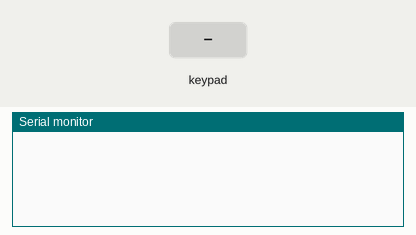
Simulated run of this sketch. Board: Arduino Uno, built with avr-gcc and run on an emulated ATmega328P. Parts: the last lines printed to the serial monitor. Inputs (shaded band) come from the test bench.

Above: at 1.2 s.
1.3 s: key '1' pressed
At 1.6 s:
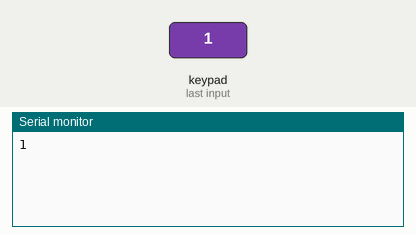
2.8 s: keypad keys 0 1 2 3 # pressed 0.4 s apart
At 5.4 s:
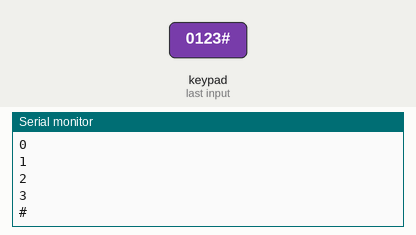
6.3 s: key '*' pressed
At 6.8 s:
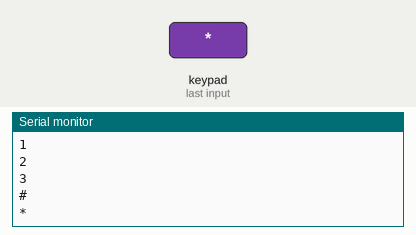
7.8 s: keypad keys 4 5 6 pressed 0.4 s apart
At 9.6 s:
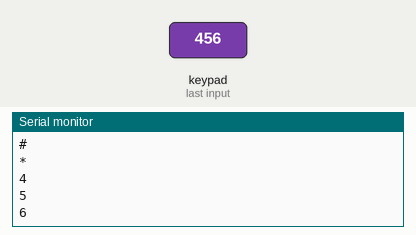
Timing chart, 0 to 11.1 s (numbered marks = the images above; inputs shaded):
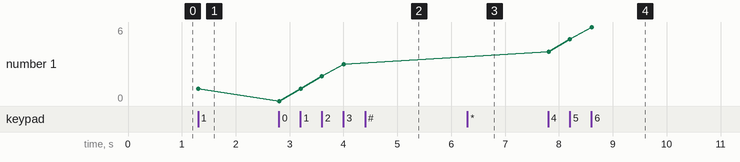

The sketch:

HelloKeypad_MC17_Test.ino
```cpp
/* @file HelloKeypad.pde
|| @version 1.0
|| @author Alexander Brevig
|| @contact alexanderbrevig@gmail.com
||
|| @description
|| | Demonstrates the simplest use of the matrix Keypad library.
|| #
   Modified for Keypad_MCP G. D. (Joe) Young July 29/12
   Modified for Keypad_MC16 G. D. (Joe) Young Jan 26/13
   Modified for Keypad_MC17 G. D. (Joe) Young May 18/14
*/
#include <Keypad_MC17.h>
#include <Wire.h>
#include <Keypad.h>

#define I2CADDR 0x24

const byte ROWS = 4; //four rows
const byte COLS = 3; //three columns
char keys[ROWS][COLS] = {
  {'1','2','3'},
  {'4','5','6'},
  {'7','8','9'},
  {'*','0','#'}
};
byte rowPins[ROWS] = {0, 1, 2, 3}; //connect to the row pinouts of the keypad
byte colPins[COLS] = {4, 5, 6}; //connect to the column pinouts of the keypad

Keypad_MC17 keypad( makeKeymap(keys), rowPins, colPins, ROWS, COLS, I2CADDR );

void setup(){
  Serial.begin(9600);
  keypad.begin();
}

void loop(){
  char key = keypad.getKey();

  if (key){
    Serial.println(key);
  }
}
```

Measured:
- after the input at 1.3 s, the serial monitor: prints a new line at once (image 1)
- after the input at 2.8 s, the serial monitor: prints a new line at once (image 2)
- after the input at 6.3 s, the serial monitor: prints a new line at once (image 3)
- after the input at 7.8 s, the serial monitor: prints a new line at once (image 4)
- plotted number 1: 1 → 3 after the input at 2.8 s, 3 → 6 after the input at 7.8 s
